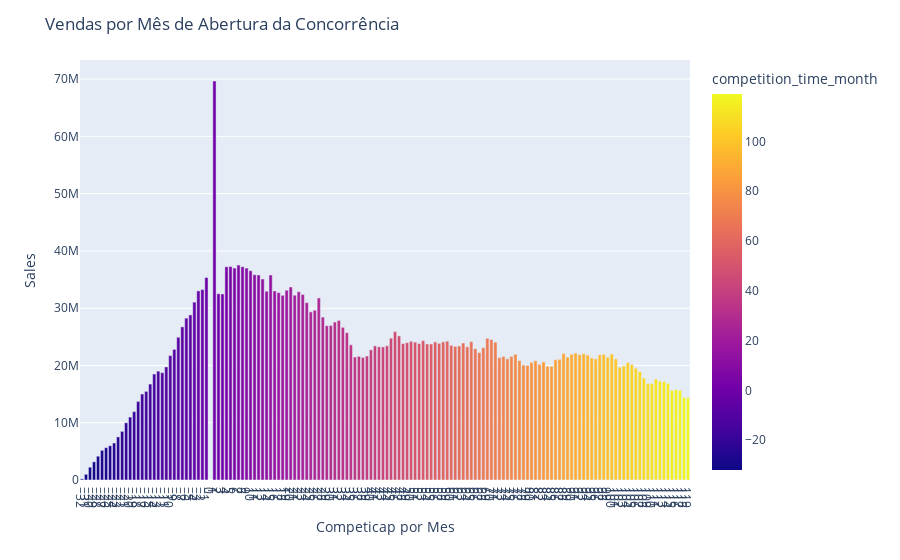

This figure's notebook cell:
### Markdown cell above
#### É FALSO - > Lojas com COMPETIDORES à mais tempo VENDEM MENOS

### Code cell
aux1 = df4[['competition_time_month', 'sales']].groupby(['competition_time_month']).sum().reset_index()
aux2 = aux1[(aux1['competition_time_month'] < 120) & (aux1['competition_time_month'] != 0 )]

plt.figure(figsize=(22, 8))

#sns.barplot(x='competition_open_since_month', y='sales', data=aux1, hue='competition_open_since_month' )

fig = px.bar(aux2, x='competition_time_month', y='sales', color='competition_time_month')

# Atualize o layout do gráfico para evitar sobreposição de rótulos
fig.update_layout(
    xaxis=dict(tickmode='linear'),
    xaxis_title='Competicap por Mes',
    yaxis_title='Sales',
    title='Vendas por Mês de Abertura da Concorrência'
)

# Ajuste o layout para evitar sobreposição de rótulos

plt.tight_layout()

# Exiba a figura

fig.show()

### Figure 1 — Plotly figure (JSON) as saved in the notebook; plotly's stock layout.template omitted (floating-point values rounded to 4 significant figures; data arrays with more than 128 entries replaced by an {"elided": "..."} marker saying what was removed)
{"data": [{"alignmentgroup": "True", "hovertemplate": "competition_time_month=%{marker.color}<br>sales=%{y}<extra></extra>", "legendgroup": "", "marker": {"color": {"elided": "151 int values"}, "coloraxis": "coloraxis", "pattern": {"shape": ""}}, "name": "", "offsetgroup": "", "orientation": "v", "showlegend": false, "textposition": "auto", "type": "bar", "x": {"elided": "151 int values"}, "xaxis": "x", "y": {"elided": "151 int values"}, "yaxis": "y"}], "layout": {"barmode": "relative", "coloraxis": {"colorbar": {"title": {"text": "competition_time_month"}}, "colorscale": [[0, "#0d0887"], [0.1111, "#46039f"], [0.2222, "#7201a8"], [0.3333, "#9c179e"], [0.4444, "#bd3786"], [0.5556, "#d8576b"], [0.6667, "#ed7953"], [0.7778, "#fb9f3a"], [0.8889, "#fdca26"], [1, "#f0f921"]]}, "legend": {"tracegroupgap": 0}, "margin": {"t": 60}, "title": {"text": "Vendas por Mês de Abertura da Concorrência"}, "xaxis": {"anchor": "y", "domain": [0, 1], "tickmode": "linear", "title": {"text": "Competicap por Mes"}}, "yaxis": {"anchor": "x", "domain": [0, 1], "title": {"text": "Sales"}}}}
